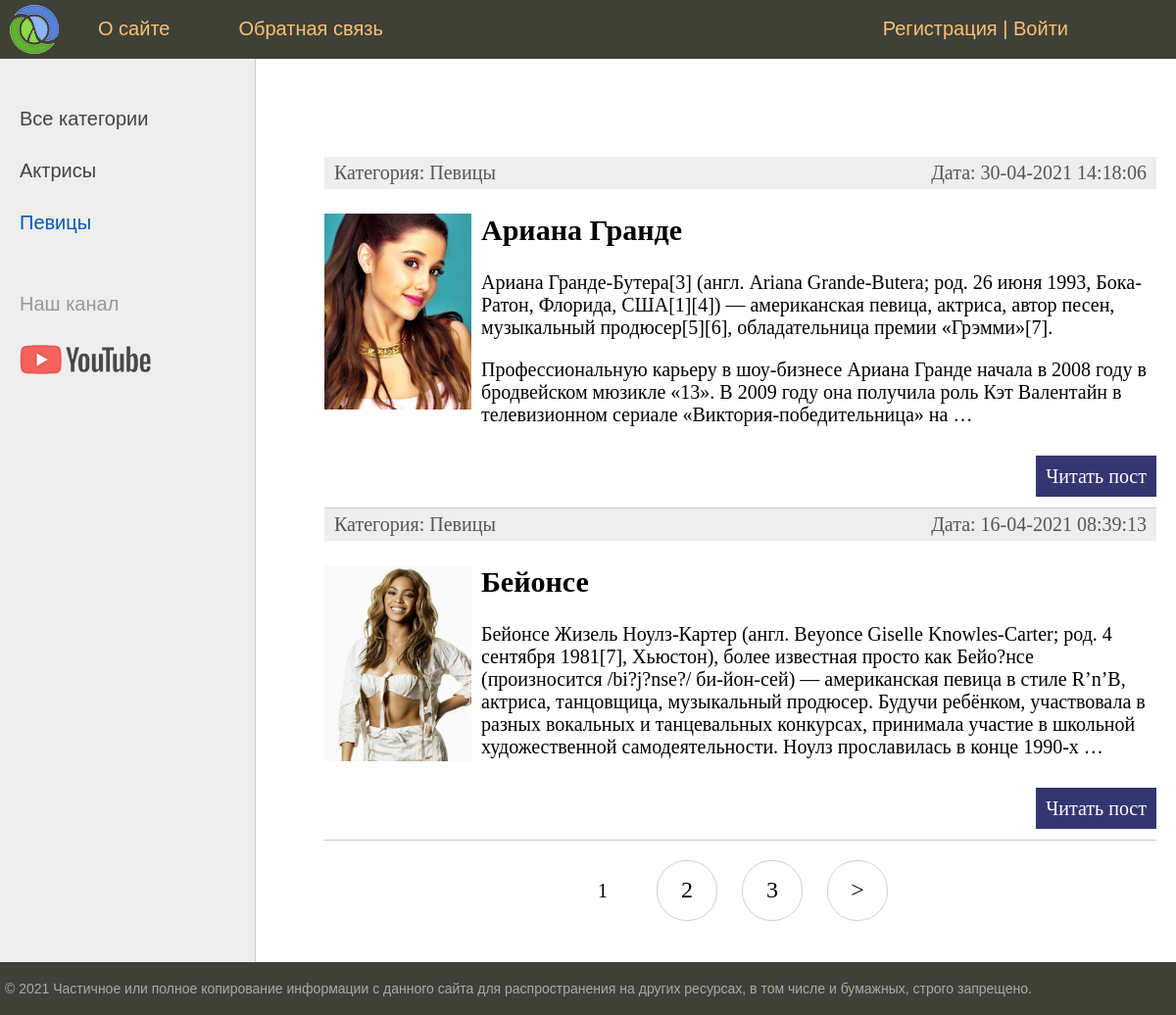
Screenshot of /category/pevicy/ with the database file from the repository.
### women/models.py (models this page shows, shortened)
class Category(models.Model):
    name = models.CharField(max_length=100, db_index=True, verbose_name='Категория')
    slug = models.SlugField(max_length=255, unique=True, db_index=True, verbose_name='URL')
    class Meta:
        verbose_name = 'Категории'
        verbose_name_plural = 'Категории'
        ordering = ['id']
    def __str__(self):
        return self.name
    def get_absolute_url(self):
        return reverse('category', kwargs={'cat_slug': self.slug})

class Women(models.Model):
    title = models.CharField(max_length=255, verbose_name='Заголовок')
    slug = models.SlugField(max_length=255, unique=True, db_index=True, verbose_name='URL')
    content = models.TextField(blank=True, verbose_name="Текст статьи")
    photo = models.ImageField(upload_to="photos/%Y/%m/%d/", verbose_name="Фото")
    time_create = models.DateTimeField(auto_now_add=True, verbose_name="Время создания")
    time_update = models.DateTimeField(auto_now=True, verbose_name="Время изменения")
    is_published = models.BooleanField(default=True, verbose_name="Публикация")
    cat = models.ForeignKey('Category', on_delete=models.PROTECT, verbose_name="Категории")
    def get_absolute_url(self):
        return reverse('post', kwargs={'post_slug': self.slug})
    class Meta:
        verbose_name = 'Известные женщины'
        verbose_name_plural = 'Известные женщины'
        ordering = ['id']

### women/views.py (the view)
# urls.py: path('category/<slug:cat_slug>/', WomenCategory.as_view(extra_context={'title': "Список по категориям"}), name='category'),
class WomenCategory(DataMixin, ListView):
    model = Women
    template_name = 'women/index.html'
    context_object_name = 'posts'
    allow_empty = False
    def get_context_data(self, *, object_list=None, **kwargs):
        context = super().get_context_data(**kwargs)
        c = Category.objects.get(slug=self.kwargs['cat_slug'])
        c_def = self.get_user_context(title='Категория - ' + str(c.name),
                                      cat_selected=c.pk)
        return dict(list(context.items()) + list(c_def.items()))
    def get_queryset(self):
        return Women.objects.filter(cat__slug=self.kwargs['cat_slug'], is_published=True).select_related('cat')

### women/utils.py (called while the page is built)
    def get_user_context(self, **kwargs):
        context = kwargs
        cats = cache.get('cats')
        if not cats:
            cats = Category.objects.annotate(Count('women'))
            cache.set('cats', cats, 60)
        user_menu = menu.copy()
        if not self.request.user.is_authenticated:
            user_menu.pop(1)
        context['menu'] = user_menu
        context['cats'] = cats
        if 'cat_selected' not in context:
            context['cat_selected'] = 0
        return context

### women/templates/women/index.html (shortened to what this page needs)
{% extends 'women/base.html' %}
{% block content %}
    <ul class="list-articles">
        {% for p in posts %}
            <div class="article-panel">
                <p class="first">Категория: {{ p.cat }}</p>
                <p class="last">Дата: {{ p.time_update|date:"d-m-Y H:i:s" }}</p>
            </div>
            <li>
                {% if p.photo %}
                    <p><img class="img-article-left thumb" src="{{ p.photo.url }}"></p>
                {% endif %}
                <h2>{{ p.title }}</h2>
                {% autoescape on %}
                    {{ p.content|linebreaks|truncatewords:50 }}
                {% endautoescape %}
                <p class="link-read-post"><a href="{{ p.get_absolute_url }}">Читать пост</a></p>
            </li>
        {% endfor %}
    </ul>
{% endblock %}

### women/templates/women/base.html (shortened to what this page needs)
{% load static %}
{% load women_tags %}
<!DOCTYPE html>
<html>
<head>
    <link type="text/css" href="{% static 'women/css/styles.css' %}" rel="stylesheet"/>
</head>
<body>
<table class="table-page" border=0 cellpadding="0" cellspacing="0">
    <tr>
        <td valign=top>
            {% block mainmenu %}
                <div class="header">
                    <ul id="mainmenu" class="mainmenu">
                        <li class="logo"><a href="{% url 'home' %}">
                            <div class="logo"></div>
                        </a></li>
                        {% for m in menu %}
                            <li><a href="{% url m.url_name %}">{{ m.title }}</a></li>
                        {% endfor %}
                        <li class="last">
                            {% if request.user.is_authenticated %}
                                <li class="last"> {{ user.username }} | <a href="{% url 'logout' %}">Выйти</a></li>
                            {% else %}
                                <li class="last"><a href="{% url 'register' %}">Регистрация</a> | <a
                                        href="{% url 'login' %}">Войти</a></li>
                            {% endif %}
                        </li>
                    </ul>
                </div>
            {% endblock mainmenu %}
            <table class="table-content" border=0 cellpadding="0" cellspacing="0">
                <tr>
                    <td valign="top" class="left-chapters">
                        <ul id="leftchapters">
                            {% if cat_selected == 0 %}
                                <li class="selected">Все категории</li>
                            {% else %}
                                <li><a href="{% url 'home' %}">Все категории</a></li>
                            {% endif %}
                            {% for c in cats %}
                                {% if c.women__count > 0 %}
                                    {% if c.pk == cat_selected %}
                                        <li class="selected">{{ c.name }}</li>
                                    {% else %}
                                        <li><a href="{{ c.get_absolute_url }}">{{ c.name }}</a></li>
                                    {% endif %}
                                {% endif %}
                            {% endfor %}
                            <li class="share">
                                <p>Наш канал</p>
                                <a class="share-yt"
                                   href="https://www.youtube.com/channel/UClJzWfGWuGJL2t-3dYKcHTA/playlists"
                                   target="_blank" rel="nofollow"></a>
                            </li>
                        </ul>
                    </td>
                    <td valign="top" class="content">
                        <div class="content-text">
                            {% block content %}
                            {% endblock %}
                            {% if page_obj.has_other_pages %}
                                <nav class="list-pages">
                                    <ul>
                                        {% for p in paginator.page_range %}
                                            {% if page_obj.number == p %}
                                                <li class="page-num page-num-selected">{{ p }}</li>
                                            {% elif p >= page_obj.number|add:-2 and p <= page_obj.number|add:2 %}
                                                <li class="page-num">
                                                    <a href="?page={{ p }}">{{ p }}</a>
                                                </li>
                                            {% endif %}
                                        {% endfor %}
                                        {% if page_obj.has_next %}
                                            <li class="page-num">
                                                <a href="?page={{ page_obj.next_page_number }}">&gt;</a>
                                            </li>
                                        {% endif %}
                                    </ul>
                                </nav>
                            {% endif %}
                        </div>
                    </td>
                </tr>
            </table>
        </td>
    </tr>
    <tr>
        <td valign=top>
            <div id="footer">
                <p>&copy; 2021 Частичное или полное копирование информации с данного сайта для распространения на других
                    ресурсах, в том числе и бумажных, строго запрещено.</p>
            </div>
        </td>
    </tr>
</table>
</body>
</html>

### women/static/women/css/styles.css (style rules this page uses)
html, body { font-family: 'Arial'; margin: 0; padding: 0; height: 100%; width: 100%; color: #444; }
a { color: #0059b2; text-decoration: none; }
img { max-width: 600px; height: auto; }
img.img-article-left { max-width: 300px; height: auto; float: left; padding: 0 10px 10px 0; }
img.img-article-left.thumb { max-width: 150px; height: auto; }
p.link-read-post { text-align: right; }
p.link-read-post a { padding: 10px; min-width: 100px; background: #333671; color: #fff; text-decoration: none; }
div.article-panel { background: #eee; padding: 5px 10px 5px 10px; box-sizing: border-box; overflow: hidden; color: #555; }
div.article-panel p.first { margin: 0; float: left; }
div.article-panel p.last { margin: 0; float: right; }
ul.list-articles { list-style: none; margin: 0; padding: 0; }
ul.list-articles li { border-bottom: 1px solid #ccc; }
.table-page { width: 100%; height: 100%; vertical-align: top; }
.table-page tr { height: 100%; }
.header { background: #3F4137; height: 60px; }
.logo { background: url('../images/logo.png') no-repeat 10px 5px; width: 70px; height: 60px; }
ul.mainmenu { list-style: none; margin: 0; padding: 0; height: 60px; color: #fdc073; font-size: 20px; overflow: hidden; }
ul.mainmenu li { float: left; margin: 18px 40px 0 30px; }
ul.mainmenu li.logo { margin: 0; }
ul.mainmenu li.last { float: right; }
ul.mainmenu li a { color: #fdc073; text-decoration: none; }
.table-content { width: 100%; min-height: 100%; height: 100%; }
.left-chapters { margin: 0; background: #eee; border-right: 1px solid #ccc; min-height: 100%; }
.left-chapters ul { width: 230px; min-height: 100%; margin: 0; padding: 20px 10px 10px 20px; list-style: none; font-size: 20px; }
.left-chapters ul li { margin: 30px 0 0 0; color: #999; }
.left-chapters ul li.selected { color: #0059b2; }
.left-chapters ul li a { color: #444; text-decoration: none; }
.left-chapters ul li.share { margin: 60px 0 0 0; }
.left-chapters ul li.share p { margin: 30px 0 30px 0; }
.left-chapters ul li.share a { display: inline-block; width: 40px; height: 40px; margin: 0 20px 0 0; }
.left-chapters ul li.share a.share-yt { width: 100%; height: 30px; background: url('../images/share_yt.png') no-repeat 0 0 }
.content { padding: 40px 20px 20px 40px; width: 100%; box-sizing: border-box; }
.content-text { margin: 60px 0 0 30px; color: #000; font-size: 20px; font-family: Yandex Sans Display Light; }
#footer { box-sizing: border-box; background: #3F4137; padding: 5px; color: #aaa; font-size: 14px; font-family: Verdana, Geneva, Arial, Helvetica; text-align: left; overflow: hidden; }
.list-pages { text-align: center; margin: 0 0 20px 0; }
.list-pages ul { margin: 20px 0 0 0; padding: 0; list-style: none; }
.list-pages ul li { display: inline-block; margin: 0 20px 0 0; }
.list-pages a { color: #000; font-size: 24px; text-decoration: none; }
.list-pages .page-num, .page-num-selected { display: inline-block; width: 60px; height: 44px; padding: 16px 0 0 0; border: 1px solid #d0d0d0; border-radius: 30px; }
.list-pages .page-num-selected { border: none; color: #000; font-size: 20px; }

### rows the page displays
Category: name "Актрисы"
Category: name "Певицы"
Women: cat "Певицы", time_update "30-04-2021 14:18:06", photo (picture), title "Ариана Гранде", content "Ариана Гранде-Бутера[3] (англ. Ariana Grande-Butera; род. 26 июня 1993, Бока-Ратон, Флорида, США[1][4]) — американская певица, актриса, автор песен, музыкальный продюсер[5][6], обладательница премии «Грэмми»[7]. Профессиональную карьеру в шоу-бизнесе Ариана Гранде начала в 2008 году в бродвейском мюзикле «13». В 2009 году она получила роль Кэт Валентайн в телевизионном сериале «Виктория-победительница» на …"
Women: cat "Певицы", time_update "16-04-2021 08:39:13", photo (picture), title "Бейонсе", content "Бейонсе Жизель Ноулз-Картер (англ. Beyonce Giselle Knowles-Carter; род. 4 сентября 1981[7], Хьюстон), более известная просто как Бейо?нсе (произносится /bi?j?nse?/ би-йон-сей) — американская певица в стиле R’n’B, актриса, танцовщица, музыкальный продюсер. Будучи ребёнком, участвовала в разных вокальных и танцевальных конкурсах, принимала участие в школьной художественной самодеятельности. Ноулз прославилась в конце 1990-х …"

### other values shown
{{ m.title }} "О сайте" "Обратная связь"
{{ p }} "1"
{{ p }} "2" "3"
